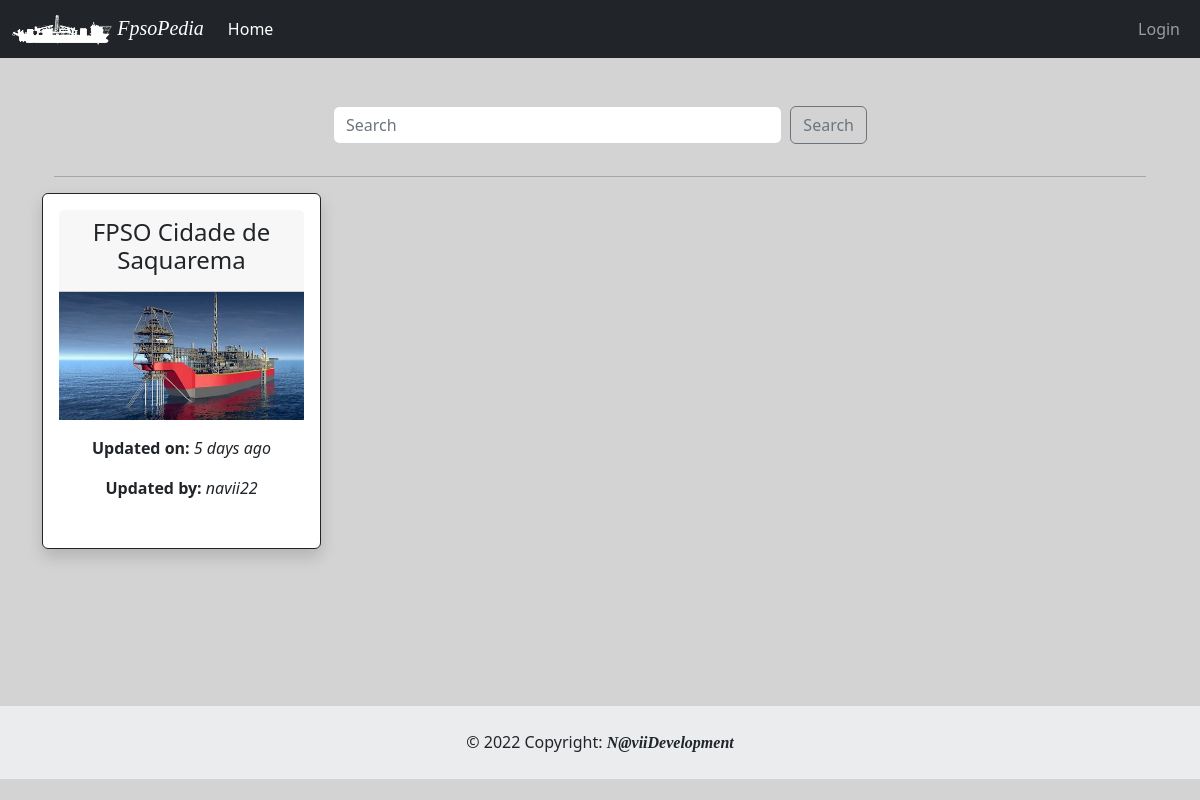
/index, run on the app's committed database.
### App/models.py (models this page shows, shortened)
class Fpso(db.Model):
    id = db.Column(db.Integer, primary_key=True)
    fpso_owner = db.Column(db.String, index=True, default="None")
    timestamp = db.Column(db.DateTime, default=datetime.utcnow)
    fpso_name = db.Column(db.String, unique=True, index=True)
    fpso_basin = db.Column(db.String, default="None", nullable = True)
    fpso_img_name = db.Column(db.String, default="default_fpso_card")
    fpso_remarks = db.Column(db.String, default="None")
    fpso_psn_lat_deg = db.Column(db.String, nullable = True)
    fpso_psn_lat_min = db.Column(db.String, nullable = True)
    fpso_psn_lat_sec = db.Column(db.String, nullable = True)
    fpso_psn_lat_NS = db.Column(db.String, default="S", nullable = True)
    fpso_psn_long_deg = db.Column(db.String, nullable = True)
    fpso_psn_long_min = db.Column(db.String, nullable = True)
    fpso_psn_long_sec = db.Column(db.String, nullable = True)
    fpso_psn_long_WE = db.Column(db.String, default="W", nullable = True)
    fpso_hdg = db.Column(db.String, nullable = True)
    fpso_disch_rate = db.Column(db.String, nullable = True)
    fpso_vhf = db.Column(db.String, default="None", nullable = True)
    fpso_email_1 = db.Column(db.String, default="fpso@example.com", nullable = True)
    fpso_email_2 = db.Column(db.String, default="fpso@example.com", nullable = True)
    fpso_email_3 = db.Column(db.String, default="fpso@example.com", nullable = True)
    fpso_email_4 = db.Column(db.String, default="fpso@example.com", nullable = True)
    fpso_email_5 = db.Column(db.String, default="fpso@example.com", nullable = True)
    cargo_name = db.Column(db.String, nullable = True)
    cargo_API = db.Column(db.String, nullable = True)
    cargo_dens = db.Column(db.String, nullable = True)
    cargo_temp = db.Column(db.String, nullable = True)
    cargo_bsw = db.Column(db.String, nullable = True)
    cargo_line_displ_fwd = db.Column(db.String, nullable = True)
    cargo_Hose_Flush_fwd = db.Column(db.String, nullable = True)
    cargo_line_displ_aft = db.Column(db.String, nullable = True)
    cargo_Hose_Flush_aft = db.Column(db.String, nullable = True)
    cargo_info = db.Column(db.String, nullable = True)
    darps_ID_fwd = db.Column(db.String, nullable = True)
    darps_1_tdma_fwd = db.Column(db.String, nullable = True)
    darps_2_tdma_fwd = db.Column(db.String, nullable = True)
    darps_info_fwd = db.Column(db.String, nullable = True)
    darps_1_ts_fwd = db.Column(db.String, nullable = True)
    darps_2_ts_fwd= db.Column(db.String, nullable = True)
    darps_ID_aft = db.Column(db.String, nullable = True)
    darps_1_tdma_aft = db.Column(db.String, nullable = True)
    darps_2_tdma_aft = db.Column(db.String, nullable = True)
    darps_info_aft = db.Column(db.String, nullable = True)
    darps_1_ts_aft = db.Column(db.String, nullable = True)
    darps_2_ts_aft= db.Column(db.String, nullable = True)
    artemis_address_code_fwd = db.Column(db.String, nullable = True)
    artemis_freq_pair_fwd = db.Column(db.String, nullable = True)
    artemis_info_fwd = db.Column(db.String, nullable = True)
    fanbeam_info_fwd = db.Column(db.String, nullable = True)
    radius_info_fwd = db.Column(db.String, nullable = True)
    artemis_address_code_aft = db.Column(db.String, nullable = True)
    artemis_freq_pair_aft = db.Column(db.String, nullable = True)
    artemis_info_aft = db.Column(db.String, nullable = True)
    fanbeam_info_aft = db.Column(db.String, nullable = True)
    radius_info_aft = db.Column(db.String, nullable = True)

### App/routes.py (the view)
@app.route('/', methods=['GET', 'POST'])
@app.route('/index', methods=['GET', 'POST'])
def index():
    form = SearchForm()
    if form.validate_on_submit():
        search_for=form.search_for.data
        return redirect(url_for('search', fpso = search_for))
    fpso = Fpso.query.order_by(Fpso.fpso_name).all()
    return render_template('index.html', title="Home", fpsos=fpso, form=form)

### App/forms.py
class SearchForm(FlaskForm):
    search_for = StringField('search for', validators=[DataRequired()])
    submit = SubmitField('Search')

### App/templates/index.html (shortened to what this page needs)
{% extends "base.html" %}
{% set active_page = 'index' %}
{% block content %}
<div class="container">
    <div class="row justify-content-center">
        <form class="d-flex col col-lg-6 mb-3" method="post" role="search">
            {{ form.search_for(class="form-control me-2", placeholder='Search') }}
            {{ form.submit(class="btn btn-outline-secondary") }}
        </form>
    </div>
    <hr>
    <div class="row">
        {% if fpsos %}
            {% for fpso in fpsos %}
             {% include '_fpso.html' %}
            {% endfor %}
        {% else %}
            <p class="text-center text-muted">There no FPSO to dispaly!!!</p>
        {% endif %}
    </div>
</div>
{% endblock %}

### App/templates/_fpso.html (shortened to what this page needs)
{% set logo = fpso.fpso_img_name %}
<div class="card border-dark mb-3 col-12 col-lg-3 shadow p-3 bg-body rounded">
  <div class="card-header ">
    <h4>{{ fpso.fpso_name }}</h4>
  </div>
    <div class="row">
      <img src="{{ url_for('static', filename='img/{}.jpg'.format(logo)) }}" class="rounded float-start" alt="FPSO Image">
      <div class="col">
        <div class="card-body text-dark">
        <p class="card-text"><b>Updated on:</b> <em>{{ moment(fpso.timestamp).fromNow(refresh=True) }}</em></p>
        <p class="card-text"><b>Updated by:</b>  <em>{{ fpso.fpso_owner }}</em></p>
      </div>
    </div>
  </div>
</div>

### App/static/css/style.css (style rules this page uses)
body { background-color: lightgray; }

### data on the page
Fpso: fpso_name "FPSO Cidade de Saquarema", fpso_img_name (placeholder picture), timestamp "5 days ago", fpso_owner "navii22"
